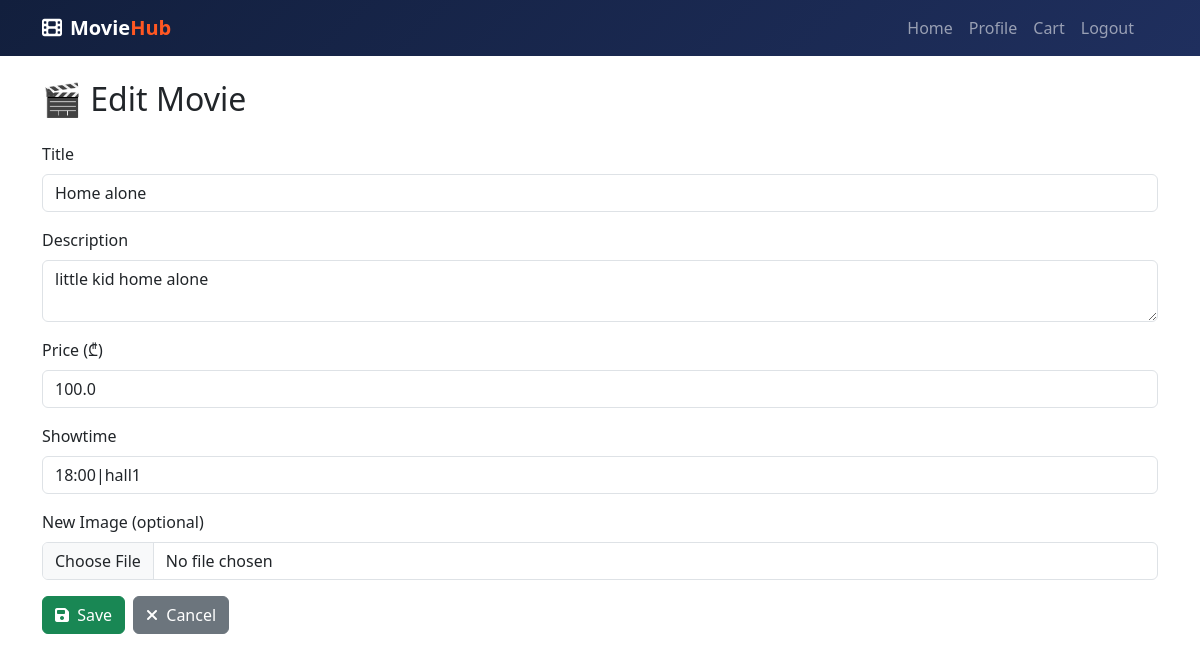
Page /edit_movie/2 (signed in) on the committed database.
### app.py (models this page shows)
class Movie(db.Model):
    id = db.Column(db.Integer, primary_key=True)
    title = db.Column(db.String(100))
    description = db.Column(db.Text)
    price = db.Column(db.Float)
    showtime = db.Column(db.String(100))
    image = db.Column(db.String(100), default="default_movie.png")
    available = db.Column(db.Boolean, default=True)

### app.py (the view, shortened to what this page needs)
@app.route("/edit_movie/<int:movie_id>", methods=["GET", "POST"])
@login_required
def edit_movie(movie_id):
    if current_user.role == "user":
        return "დაშვება მხოლოდ ადმინებისთვის", 403
    movie = Movie.query.get_or_404(movie_id)
    return render_template("edit_movie.html", movie=movie)

### app.py (called while the page is built)
@login_manager.user_loader
def load_user(user_id):
    return User.query.get(int(user_id))

### templates/edit_movie.html (shortened to what this page needs)
{% extends 'base.html' %}
{% block content %}
<div class="container mt-4">
    <h2 class="mb-4">🎬 Edit Movie</h2>
    <form method="POST" enctype="multipart/form-data">
        <div class="mb-3">
            <label class="form-label">Title</label>
            <input type="text" name="title" class="form-control" value="{{ movie.title }}" required>
        </div>
        <div class="mb-3">
            <label class="form-label">Description</label>
            <textarea name="description" class="form-control" required>{{ movie.description }}</textarea>
        </div>
        <div class="mb-3">
            <label class="form-label">Price (₾)</label>
            <input type="number" name="price" step="0.01" class="form-control" value="{{ movie.price }}" required>
        </div>
        <div class="mb-3">
            <label class="form-label">Showtime</label>
            <input type="text" name="showtime" class="form-control" value="{{ movie.showtime }}" required>
        </div>
        <div class="mb-3">
            <label class="form-label">New Image (optional)</label>
            <input type="file" name="image" class="form-control">
        </div>
        <div class="d-flex gap-2">
            <button type="submit" class="btn btn-success">
                <i class="fa-solid fa-floppy-disk me-1"></i> Save
            </button>
            <a href="{{ url_for('admin_panel') }}" class="btn btn-secondary">
                <i class="fa-solid fa-xmark me-1"></i> Cancel
            </a>
        </div>
    </form>
</div>
{% endblock %}

### static/styles.css (style rules this page uses)
:root { --accent: #ff5722; --accent-dark: #e64a19; --nav-bg: #121f3d; --footer-bg: #0a1328; }

### rows in the picture
Movie: title "Home alone", description "little kid home alone", price "100.0", showtime "18:00|hall1"
